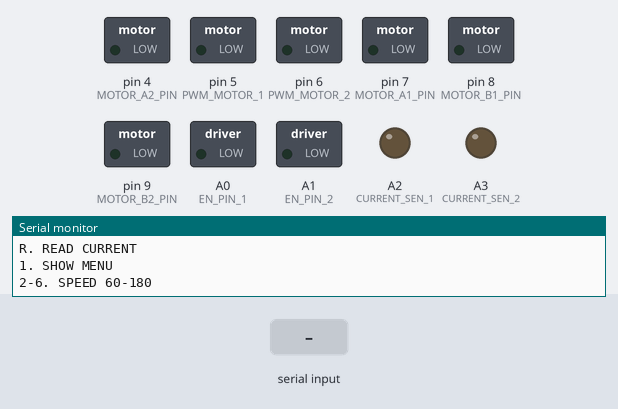
This sketch was run on a simulated Arduino Uno, built with avr-gcc and run on an emulated ATmega328P. On the bench: switched loads named in the sketch (green lamp = pin HIGH), output pins drawn as LEDs (lit = HIGH), the last lines printed to the serial monitor. Inputs (shaded band) come from the test bench.

Above: at 1.9 s.
2.0 s: "X" received over Serial
At 3.2 s:
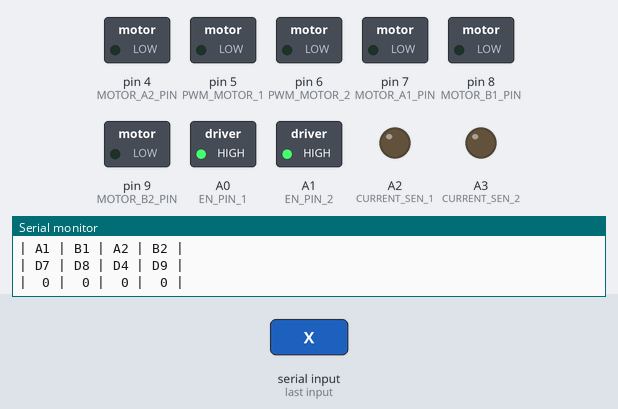
3.5 s: byte 50 ('2') received over Serial
At 4.3 s:
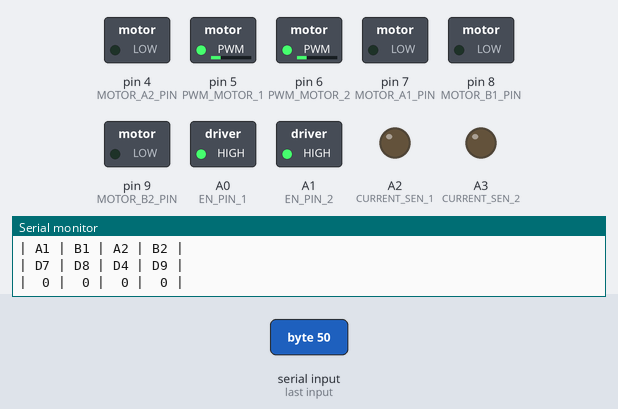
5.0 s: "W" received over Serial
At 6.2 s:
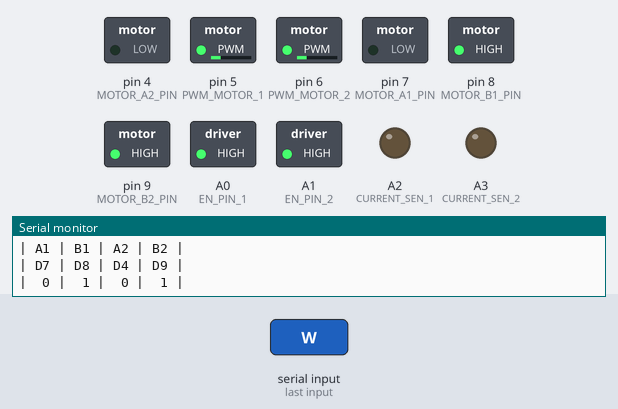
6.5 s: byte 51 ('3') received over Serial
At 7.7 s:
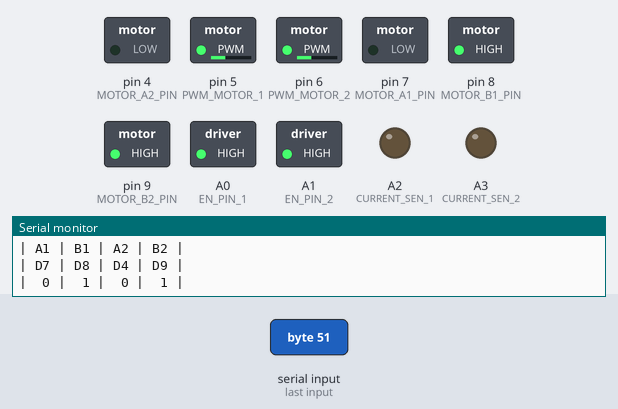
8.0 s: byte 53 ('5') received over Serial
At 9.1 s:
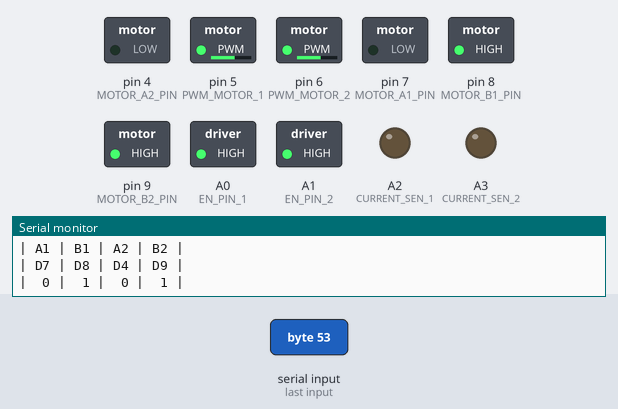
9.5 s: byte 52 ('4') received over Serial
At 10.2 s:
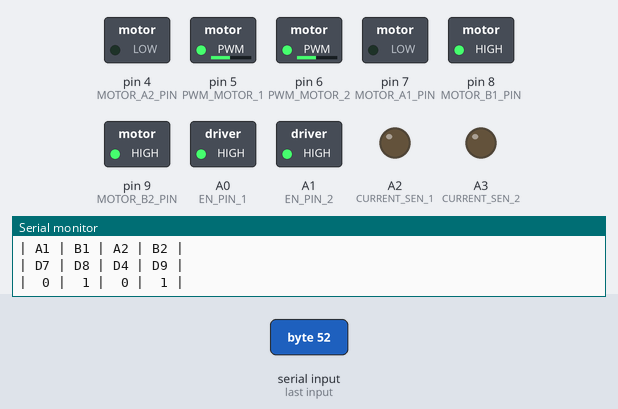
Timing chart, 0 to 12.0 s (numbered marks = the images above; inputs shaded):
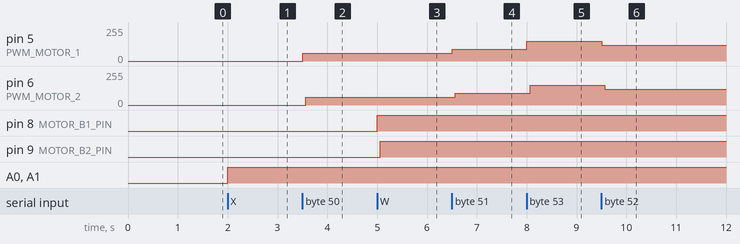

The sketch:

Monster_Shield.ino
```cpp
#define BRAKE  0
#define CW     1
#define CCW    2
#define RCW    3
#define LCW    4
#define RCCW   5
#define LCCW   6
#define CS_THRESHOLD 15   // Definition of safety current (Check: "1.3 Monster Shield Example").

//MOTOR 1
#define MOTOR_A1_PIN 7
#define MOTOR_B1_PIN 8

//MOTOR 2
#define MOTOR_A2_PIN 4
#define MOTOR_B2_PIN 9

#define PWM_MOTOR_1 5
#define PWM_MOTOR_2 6

#define CURRENT_SEN_1 A2
#define CURRENT_SEN_2 A3

#define EN_PIN_1 A0
#define EN_PIN_2 A1

#define MOTOR_1 0
#define MOTOR_2 1

short usSpeed = 110;  //default motor speed
unsigned short usMotor_Status = BRAKE;

void setup()
{
  pinMode(MOTOR_A1_PIN, OUTPUT);
  pinMode(MOTOR_B1_PIN, OUTPUT);

  pinMode(MOTOR_A2_PIN, OUTPUT);
  pinMode(MOTOR_B2_PIN, OUTPUT);

  pinMode(PWM_MOTOR_1, OUTPUT);
  pinMode(PWM_MOTOR_2, OUTPUT);

  pinMode(CURRENT_SEN_1, OUTPUT);
  pinMode(CURRENT_SEN_2, OUTPUT);

  pinMode(EN_PIN_1, OUTPUT);
  pinMode(EN_PIN_2, OUTPUT);

  Serial.begin(2400);              // Initiates the serial to do the monitoring
  Serial.println("Begin motor control");

  showMenu();

}

void loop()
{
  char user_input;


  while(Serial.available())
  {
    user_input = Serial.read(); //Read user input and trigger appropriate function
    digitalWrite(EN_PIN_1, HIGH);
    digitalWrite(EN_PIN_2, HIGH);

    if (user_input =='X')
    {
       Stop();
    }
    else if(user_input =='W')
    {
      Forward();
    }
    else if(user_input =='S')
    {
      Reverse();
    }
    else if(user_input =='E')
    {
      IncreaseSpeed();
    }
    else if(user_input =='Q')
    {
      DecreaseSpeed();
    }
    else if(user_input =='A')
    {
      LeftFoward();
    }
    else if(user_input =='D')
    {
      RightFoward();
    }
    else if(user_input =='Z')
    {
      LeftReverse();
    }
    else if(user_input =='C')
    {
      RightReverse();
    }
    else if(user_input =='1')
    {
      showMenu();
    }
    else if(user_input =='2')
    {
      defineSpeed(60);
    }
    else if(user_input =='3')
    {
      defineSpeed(90);
    }
    else if(user_input =='4')
    {
      defineSpeed(120);
    }
    else if(user_input =='5')
    {
      defineSpeed(150);
    }
    else if(user_input =='6')
    {
      defineSpeed(180);
    }
    else
    {
      Serial.println("Invalid option entered.");
    }

  }
}

void showMenu(){
  Serial.println(); //Print function list for user selection
  Serial.println("Enter number for control option:");
  Serial.println("W. FORWARD");
  Serial.println("S. REVERSE");
  Serial.println("X. STOP");
  Serial.println("A. LEFT FOWARD");
  Serial.println("D. RIGHT FOWARD");
  Serial.println("Z. LEFT REVERSE");
  Serial.println("C. RIGHT REVERSE");
  Serial.println("E. INCREASE SPEED");
  Serial.println("Q. DECREASE SPEED");
  Serial.println("R. READ CURRENT");
  Serial.println("1. SHOW MENU");
  Serial.println("2-6. SPEED 60-180");
  Serial.println();
}

void Stop()
{
  Serial.println("Stop");
  usMotor_Status = BRAKE;
  motorGo(MOTOR_1, usMotor_Status, 0);
  motorGo(MOTOR_2, usMotor_Status, 0);
}

void Forward()
{
  Serial.println("Forward");
  usMotor_Status = CW;
  motorGo(MOTOR_1, usMotor_Status, usSpeed);
  motorGo(MOTOR_2, usMotor_Status, usSpeed);
}

void Reverse()
{
  Serial.println("Reverse");
  usMotor_Status = CCW;
  motorGo(MOTOR_1, usMotor_Status, usSpeed);
  motorGo(MOTOR_2, usMotor_Status, usSpeed);
}

void LeftReverse()
{
  Serial.println("Left Reverse");
  usMotor_Status = LCCW;
  motorGo(MOTOR_1, usMotor_Status, usSpeed);
  motorGo(MOTOR_2, usMotor_Status, usSpeed);
}

void RightReverse()
{
  Serial.println("Right Reverse");
  usMotor_Status = RCCW;
  motorGo(MOTOR_1, usMotor_Status, usSpeed);
  motorGo(MOTOR_2, usMotor_Status, usSpeed);
}

void LeftFoward()
{
  Serial.println("Left Foward");
  usMotor_Status = LCW;
  motorGo(MOTOR_1, usMotor_Status, usSpeed);
  motorGo(MOTOR_2, usMotor_Status, usSpeed);
}

void RightFoward()
{
  Serial.println("Right Foward");
  usMotor_Status = RCW;
  motorGo(MOTOR_1, usMotor_Status, usSpeed);
  motorGo(MOTOR_2, usMotor_Status, usSpeed);
}


void defineSpeed(uint8_t speed)
{
  usSpeed = speed;
  if(usSpeed > 255)
  {
    usSpeed = 255;
  }

  Serial.print("Speed: ");
  Serial.println(usSpeed);

  motorGo(MOTOR_1, usMotor_Status, usSpeed);
  motorGo(MOTOR_2, usMotor_Status, usSpeed);
}

void IncreaseSpeed()
{
  usSpeed = usSpeed + 10;
  if(usSpeed > 255)
  {
    usSpeed = 255;
  }

  Serial.print("Speed: ");
  Serial.println(usSpeed);

  motorGo(MOTOR_1, usMotor_Status, usSpeed);
  motorGo(MOTOR_2, usMotor_Status, usSpeed);
}

void DecreaseSpeed()
{
  usSpeed = usSpeed - 10;
  if(usSpeed < 0)
  {
    usSpeed = 0;
  }

  Serial.print("Speed: ");
  Serial.println(usSpeed);

  motorGo(MOTOR_1, usMotor_Status, usSpeed);
  motorGo(MOTOR_2, usMotor_Status, usSpeed);
}

void motorGo(uint8_t motor, uint8_t direct, uint8_t pwm)         //Function that controls the variables: motor(0 ou 1), direction (cw ou ccw) e pwm (entra 0 e 255);
{
  if(motor == MOTOR_1)
  {
    if(direct == CW || direct == LCW)
    {
      digitalWrite(MOTOR_A1_PIN, LOW);
      digitalWrite(MOTOR_B1_PIN, HIGH);
    }
    else if(direct == CCW || direct == LCCW)
    {
      digitalWrite(MOTOR_A1_PIN, HIGH);
      digitalWrite(MOTOR_B1_PIN, LOW);
    }
    else
    {
      digitalWrite(MOTOR_A1_PIN, LOW);
      digitalWrite(MOTOR_B1_PIN, LOW);
    }

    analogWrite(PWM_MOTOR_1, pwm);
  }
  else if(motor == MOTOR_2)
  {
    if(direct == CW || direct == RCW)
    {
      digitalWrite(MOTOR_A2_PIN, LOW);
      digitalWrite(MOTOR_B2_PIN, HIGH);
    }
    else if(direct == CCW || direct == RCCW)
    {
      digitalWrite(MOTOR_A2_PIN, HIGH);
      digitalWrite(MOTOR_B2_PIN, LOW);
    }
    else
    {
      digitalWrite(MOTOR_A2_PIN, LOW);
      digitalWrite(MOTOR_B2_PIN, LOW);
    }

    analogWrite(PWM_MOTOR_2, pwm);
  }

  Serial.println("| A1 | B1 | A2 | B2 |");
  Serial.print("| D");
  Serial.print(MOTOR_A1_PIN);
  Serial.print(" | D");
  Serial.print(MOTOR_B1_PIN);
  Serial.print(" | D");
  Serial.print(MOTOR_A2_PIN);
  Serial.print(" | D");
  Serial.print(MOTOR_B2_PIN);
  Serial.println(" |");
  Serial.print("|  ");
  Serial.print(digitalRead(MOTOR_A1_PIN));
  Serial.print(" |  ");
  Serial.print(digitalRead(MOTOR_B1_PIN));
  Serial.print(" |  ");
  Serial.print(digitalRead(MOTOR_A2_PIN));
  Serial.print(" |  ");
  Serial.print(digitalRead(MOTOR_B2_PIN));
  Serial.println(" |");

}
```

Measured:
- after the input at 2.0 s, A0 (EN_PIN_1), A1 (EN_PIN_2): LOW → HIGH at once
- after the input at 3.5 s, pin 5 (PWM_MOTOR_1): 0/255 → 60/255 at once; pin 6 (PWM_MOTOR_2): 0/255 → 60/255 after 0.07 s
- after the input at 5.0 s, pin 8 (MOTOR_B1_PIN): LOW → HIGH at once; pin 9 (MOTOR_B2_PIN): LOW → HIGH after 0.06 s
- after the input at 6.5 s, pin 5 (PWM_MOTOR_1): 60/255 → 90/255 at once; pin 6 (PWM_MOTOR_2): 60/255 → 90/255 after 0.07 s
- after the input at 8.0 s, pin 5 (PWM_MOTOR_1): 90/255 → 150/255 at once; pin 6 (PWM_MOTOR_2): 90/255 → 150/255 after 0.07 s
- after the input at 9.5 s, pin 5 (PWM_MOTOR_1): 150/255 → 120/255 at once; pin 6 (PWM_MOTOR_2): 150/255 → 120/255 after 0.07 s
